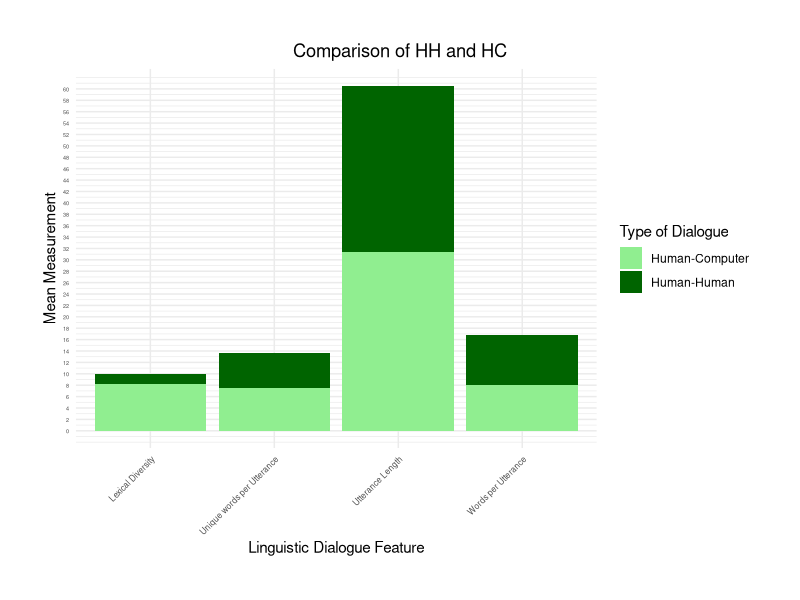

This figure's R source:
## ---- chunk 1
knitr::opts_chunk$set(echo = TRUE)
library(ggplot2)
## ---- chunk 2
# Creating the Data Frame
dialogue_data <- data.frame(
  Feature = c("Utterance Length", 
              "Words per Utterance", 
              "Unique words per Utterance", 
              "Lexical Diversity"),
  HH1 = c(52.558, 13.767, 12.093, 9.287),
  HH2 = c(55.209, 15.478, 11.791, 11.006),
  HH3 = c(73.681, 20.931, 17.056, 9.816),
  HC1 = c(33.372, 8.721, 8.093, 9.618),
  HC2 = c(22.452, 5.71, 5.613, 6.915),
  HC3 = c(38.393, 9.714, 8.857, 8.277)
)
## ---- chunk 3
dialogue_data
## ---- chunk 4
# Splitting the dataframe

# Data Frame with HH1 to HH3
dialogue_HH <- dialogue_data[, c("Feature", "HH1", "HH2", "HH3")]

dialogue_HC <- dialogue_data[, c("Feature", "HC1", "HC2", "HC3")]
## ---- chunk 5
dialogue_HH
dialogue_HC
## ---- chunk 6
# Compute the mean for each measurement
dialogue_HH$Mean <- rowMeans(dialogue_HH[, 2:4])
## ---- chunk 7
dialogue_HH
## ---- chunk 8
# Compute the mean for each measurement
dialogue_HC$Mean <- rowMeans(dialogue_HC[, 2:4])
## ---- chunk 9
dialogue_HC
## ---- chunk 10
  dialogue_summary <- data.frame(
  Feature = dialogue_HH$Feature,
  HH = dialogue_HH$Mean,
  HC = dialogue_HC$Mean
)
## ---- chunk 11
  dialogue_summary
## ---- chunk 12
  ggplot(dialogue_summary) + 
  geom_bar(aes(x = Feature, y = HH, fill = "Human-Human"), stat = "identity", position = "dodge") + 
  geom_bar(aes(x = Feature, y = HC, fill = "Human-Computer"), stat = "identity", position = "dodge") +
  scale_fill_manual(values=c("Human-Human"="darkgreen", "Human-Computer"="lightgreen")) +
  scale_y_continuous(breaks = seq(0, max(dialogue_summary$HH, na.rm = TRUE), by = 2)) +
  theme_minimal() +
  labs(title = "Comparison of HH and HC", y = "Mean Measurement", x = "Linguistic Dialogue Feature", fill = "Type of Dialogue") +
  theme(axis.text.x = element_text(size = 6, hjust = 1, angle = 45),
        plot.title.position = "plot",
        axis.text.y = element_text(size = 4),
        plot.title = element_text(hjust = 0.5),
        plot.margin = margin(1.1, 1.1, 1.1, 1.1, "cm"))
## ---- chunk 13
# Test 1 - Utterance length
group_1_Utterance <- c(dialogue_HH$HH1[1], dialogue_HH$HH2[1], dialogue_HH$HH3[1])
group_2_Utterance <- c(dialogue_HC$HC1[1], dialogue_HC$HC2[1], dialogue_HC$HC3[1])
t.test(group_1_Utterance, group_2_Utterance)
## ---- chunk 14
# Test 2 - Average word count
group_1_word <- c(dialogue_HH$HH1[2], dialogue_HH$HH2[2], dialogue_HH$HH3[2])
group_2_word <- c(dialogue_HC$HC1[2], dialogue_HC$HC2[2], dialogue_HC$HC3[2])
t.test(group_1_word, group_2_word)
## ---- chunk 15
# Test 2 - Average unique word count
group_1_unique_word <- c(dialogue_HH$HH1[3], dialogue_HH$HH2[3], dialogue_HH$HH3[3])
group_2_unique_word <- c(dialogue_HC$HC1[3], dialogue_HC$HC2[3], dialogue_HC$HC3[3])
t.test(group_1_unique_word, group_2_unique_word)
## ---- chunk 16
# Test 2 - Average unique word count
group_1_lex <- c(dialogue_HH$HH1[4], dialogue_HH$HH2[4], dialogue_HH$HH3[4])
group_2_lex <- c(dialogue_HC$HC1[4], dialogue_HC$HC2[4], dialogue_HC$HC3[4])
t.test(group_1_lex, group_2_lex)
